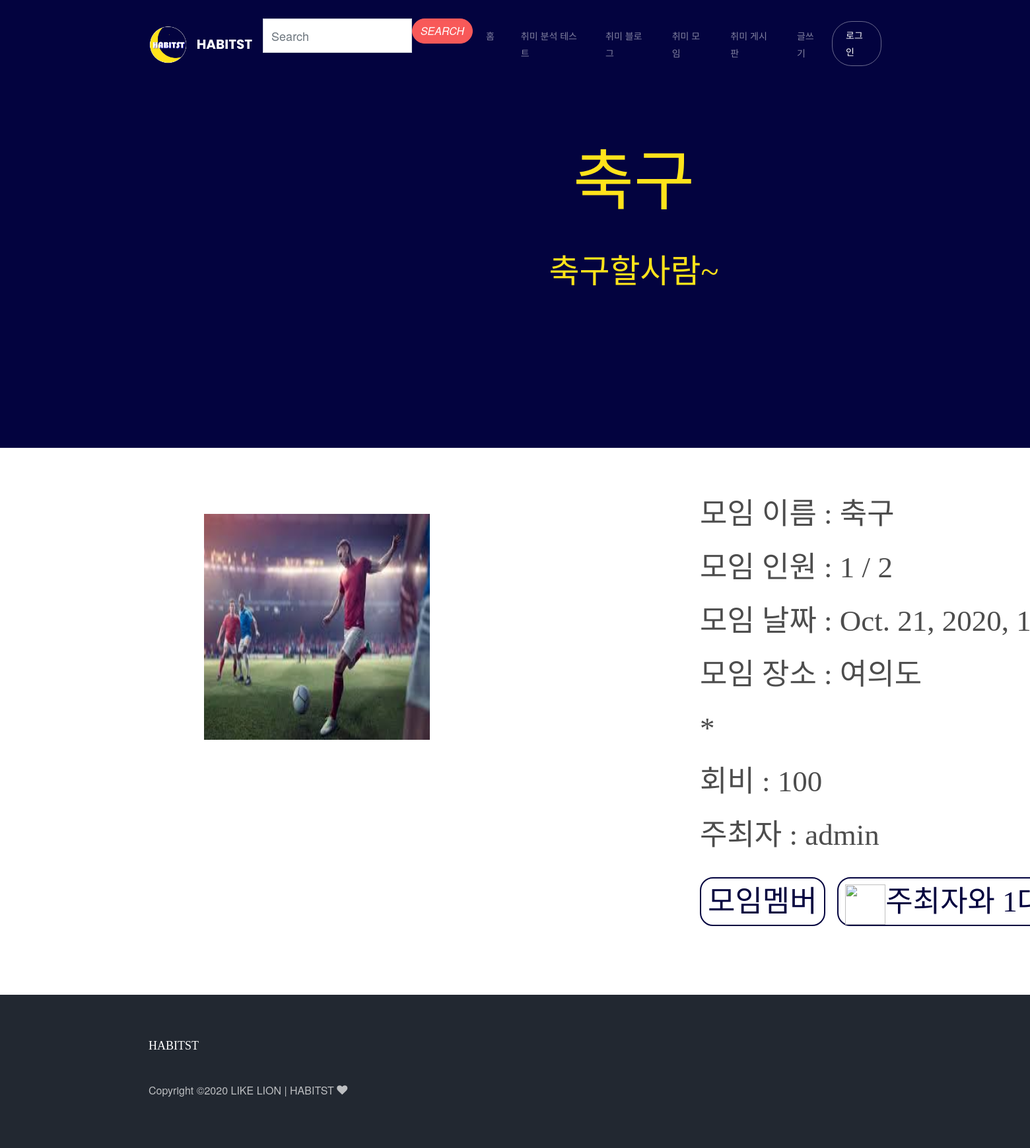
/shop/withme2?id=6, run on the app's committed database.
### shop/models.py (models this page shows)
class Item(models.Model):
    name = models.CharField(max_length=100)
    desc = models.TextField(blank=True)
    amount = models.PositiveIntegerField()
    photo = models.ImageField()
    date_select = models.DateTimeField(null=True,blank=True)
    is_public = models.BooleanField(default=True, db_index=True)
    created_at = models.DateTimeField(auto_now_add=True,null=True)
    updated_at = models.DateTimeField(auto_now=True)
    username = models.ForeignKey(settings.AUTH_USER_MODEL,on_delete=models.CASCADE,default='')
    hashtag_field = models.CharField(max_length=200, blank=True) #해시태그
    place=models.CharField(max_length=200, blank=True) #장소
    rule=models.TextField(blank=True) #규칙
    max_p=models.PositiveIntegerField(default=1) #최대인원
    meet_id=models.PositiveIntegerField(default=0) #모임 고유번호
    member=models.ManyToManyField(settings.AUTH_USER_MODEL, related_name="members") #모임인원
    other_id=models.PositiveIntegerField(default=0) #참가자 고유번호

### appname/models.py (models this page shows)
class CustomUser(AbstractUser):
    def __str__(self):
        return self.username
    nickname = models.CharField(max_length=20)
    phone_number = models.CharField(max_length=20)
    profile_image = models.ImageField(upload_to='images/', blank=True)

### shop/views.py (the view)
# urls.py: url('withme2', views.withme2, name='withme2'),
def withme2(request):
    if 'id' in request.GET:
        posts = get_object_or_404(Item,pk=request.GET.get('id'))
        return render(request, 'shop/withme2.html', {'posts': posts})
    return HttpResponseRedirect('/shop/')

### shop/templates/shop/withme2.html (shortened to what this page needs)
{% extends 'appname/base.html' %}
{% load static %}
{% block content %}
<!DOCTYPE html>
<html>
<head>
	<link rel="stylesheet" type="text/css" href="{% static 'appname/css/withme.css' %}">
</head>
<body>
<div class="withme">
	<div class="withme-title">
		<div>{{posts.name}}</div>
		<div><p lang="ko">{{posts.desc}}</p></div>
		<div class="withme-a"><a href="{% url 'shop:withmepayment' pk=posts.pk %}">같이하기</a></div>
	</div>
	<div class="withme-content">
		{% if posts.photo %}
		<div class="content-img"><img src="{{ posts.photo.url }}" alt=""></div>
		{% endif %}
		<div>
			<div class="withme-con">
					<p lang="ko">모임 이름 : {{posts.name}}</p>
					<p lang="ko">모임 인원 : {{posts.member.count}} / {{posts.max_p}}</p>
					<p lang="ko">모임 날짜 : {{posts.date_select}}</p>
					<p lang="ko">모임 장소 : {{posts.place}}</p>
					<p lang="ko">*</p>
					<p lang="ko">회비 : {{posts.amount}}</p>
					<p lang="ko">주최자 : {{posts.username}}</p>
					<div class="withme-con-but">
						<a href="#">모임멤버</a>
						<a href="{% url 'core:chat' name=posts.username %}"><img class="level-img" src="#">주최자와 1대1 문의</a>
					</div>
				</div>
		</div>
	</div>
</div>
</body>
</html>
{% endblock %}

### appname/static/appname/css/withme.css (style rules this page uses)
p:lang(ko) { font-family: 'GmarketSansLight' }
.withme { font-family: 'bauhaus 93', 'GmarketSansMedium', serif; display: grid; grid-template-rows : 552px 719px 109px; width: 1920px; height: 1380px; }
.withme-title { text-align: center; background-color: #03033F; font-size: 100px; color: #FFE31B; padding: 60px 0; }
.withme-content { display: grid; grid-template-columns: 50% 50%; font-size: 35px; }
.withme-title p { font-size: 50px; margin: 0; padding: 0; }
.content-img { text-align: center; }
.withme-a { text-align: right; margin: 0 100px 0 0; }
.withme-content img { margin: 100px; width: 342px; height: 342px; }
.withme-con { padding: 60px 0; }
.withme-con p { font-size: 45px; margin: 0; padding: 0 100px; }
.withme-con-but { margin: 20px 100px 0; }
.withme-con-but a { border: 2.5px solid #03033F; border-radius: 20px; font-size: 45px; color: #03033F; padding: 10px; margin: 0 10px 0 0; text-align: center; }
.withme-con-but .level-img { width: 61px; height: 61px; margin: 0; padding: 0; text-align: center; }

### data on the page
Item: name "축구", desc "축구할사람~", photo (picture), member.count "1", max_p "2", date_select "Oct. 21, 2020,…", place "여의도", amount "100", username "admin"
